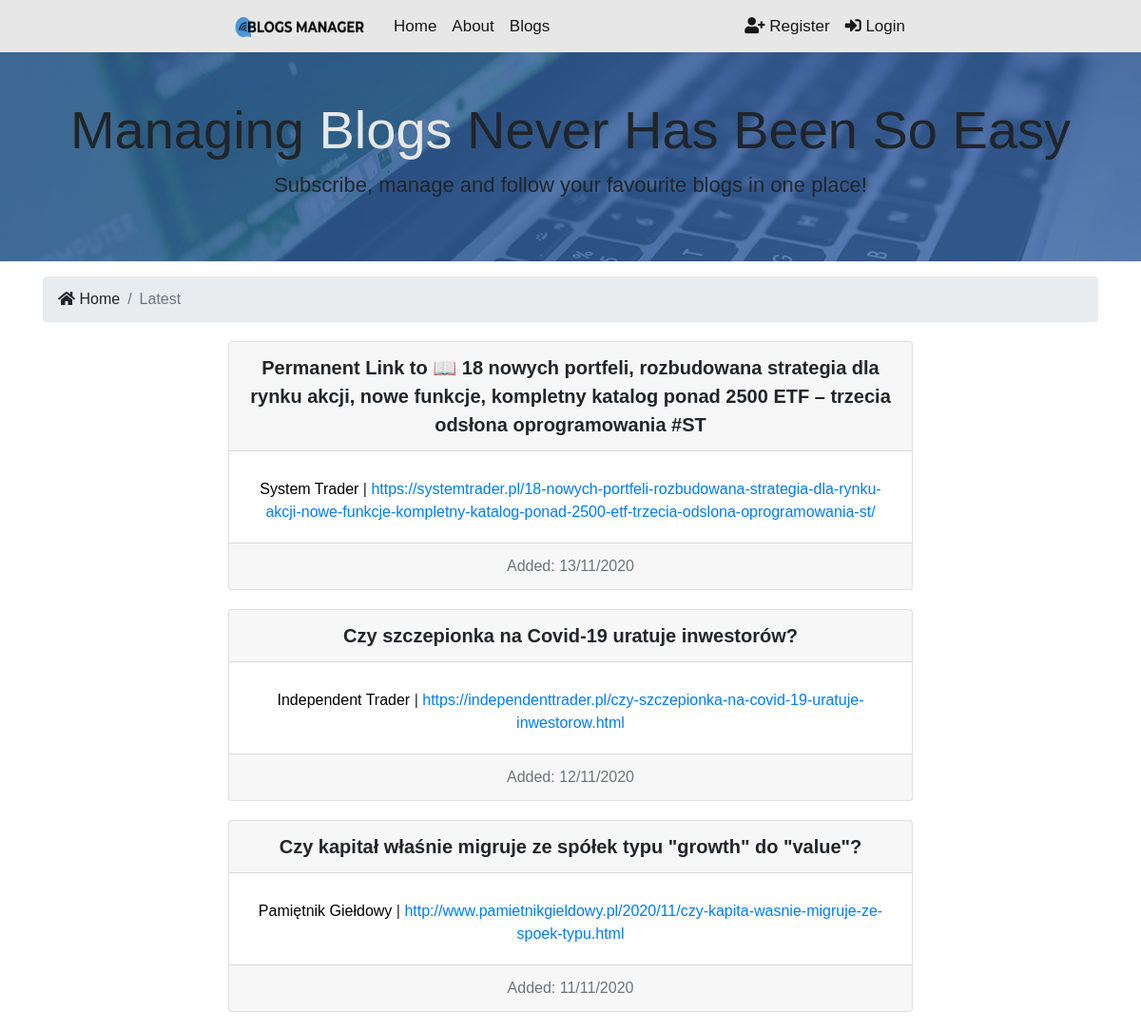
The app's page / (upper part), older data.
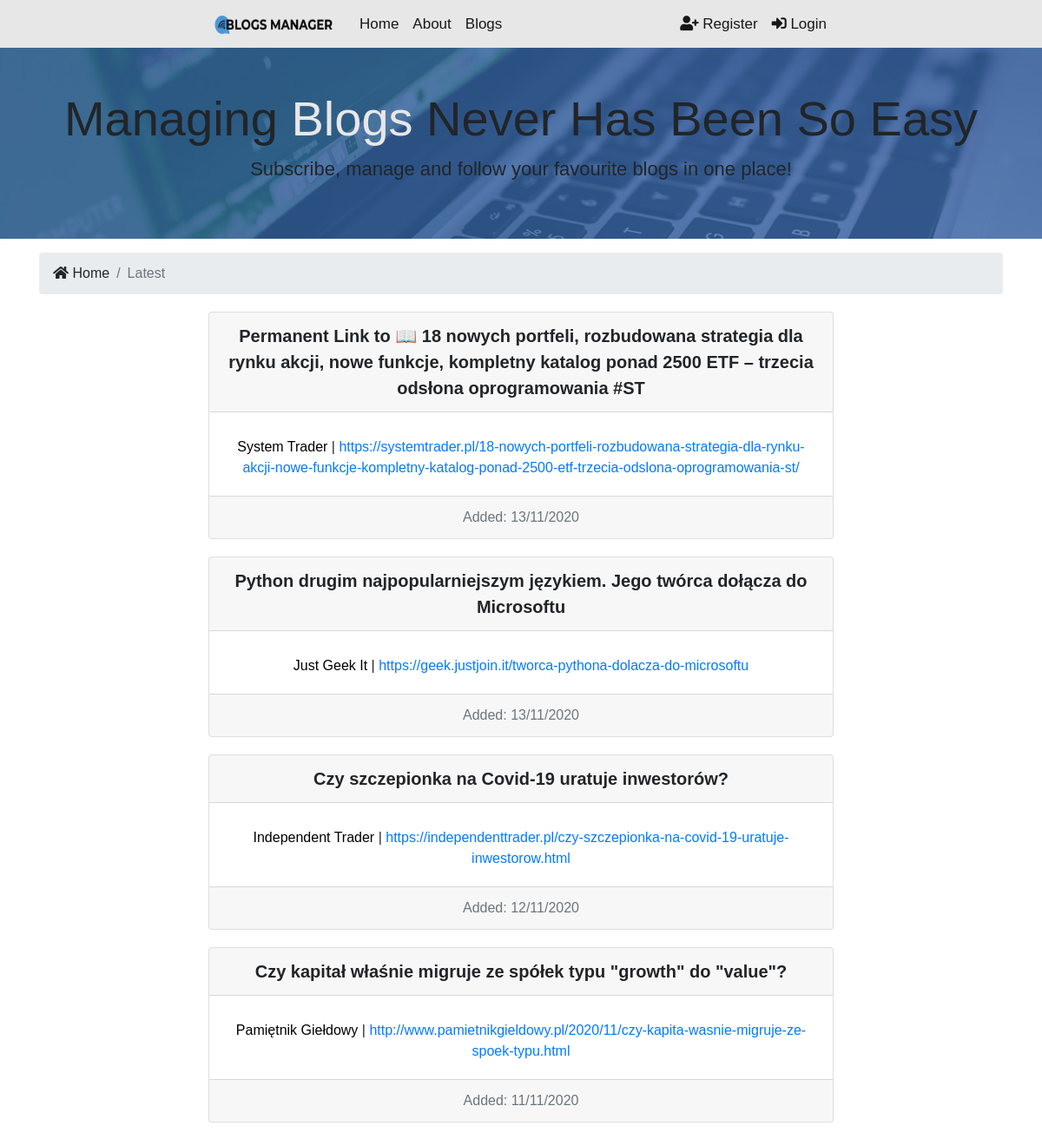
The same page, newer data.
### blogs/models.py (models this page shows, shortened)
class BlogPost(models.Model):
    name = models.CharField(max_length=200)
    url = models.CharField(max_length=200)
    added = models.DateTimeField()
    blog = models.ForeignKey(Blog, on_delete=models.CASCADE, related_name='blog_post')
    class Meta:
        ordering = ('-added',)

class Blog(models.Model):
    name = models.CharField(max_length=200)
    url = models.CharField(max_length=200)
    author = models.CharField(max_length=100)
    genre = models.CharField(choices=GENRE_CHOICES, default="IT", max_length=30)
    genre2 = models.CharField(choices=GENRE_CHOICES, blank=True, max_length=30)
    language = models.CharField(default="Polish", max_length=100)
    def __str__(self):
        return self.name

### pages/views.py (the view)
# urls.py: path("", views.index, name="blogs"),
def index(request):
    blog_posts = BlogPost.objects.all().order_by('-added', 'name')
    context = {"blog_posts": blog_posts}
    return render(request, "pages/index.html", context)

### templates/pages/index.html (shortened to what this page needs)
{% extends 'base.html' %}
{% block content %}
<section id="showcase-inner" class="py-5 text-black">
    <div class="container">
        <div class="row text-center">
            <div class="col-md-12">
                <h1 class="display-4">Managing <span style="color:#e7e7e7">Blogs</span> Never Has Been So Easy</h1>
                <p class="lead">Subscribe, manage and follow your favourite blogs in one place!  </p>
            </div>
        </div>
    </div>
</section>
<section id="bc" class="mt-3">
    <div class="container">
      <nav aria-label="breadcrumb">
        <ol class="breadcrumb">
            <li class="breadcrumb-item">
                <a href="{% url 'index' %}">
                <i class="fas fa-home"></i> Home</a>
            </li>
          <li class="breadcrumb-item active"> Latest</li>
        </ol>
      </nav>
    </div>
</section>
<section id="blogs">
    {% if blog_posts %}
        {% for blog_post in blog_posts %}
            <div class="card text-center">
                <div class="card-header">
                    {{ blog_post.name }}
                </div>
                    <div class="card-body">
                        <a href="{% url 'blog_info' pk=blog_post.blog.id %}" class="card-text no-link">{{blog_post.blog}}</a> | <a href="{{ blog_post.url }}" class="card-text">{{ blog_post.url }}</a>
                    </div>
                <div class="card-footer text-muted">
                Added: {{ blog_post.added|date:'d/m/Y' }}
                </div>
            </div>
        {% endfor %}
    {% else %}
        <div class="col-md-12">
            <p>No Blogs Available :(</p>
        </div>
    {% endif %}
</section>
{% endblock %}

Row changes from the older to the newer data that the page shows:
added BlogPost: name "Python drugim najpopularniejszym językiem. Jego twórca dołącza do Microsoftu", blog "Just Geek It", url "https://geek.justjoin.it/tworca-pythona-dolacza-do-microsoftu", added "13/11/2020"
